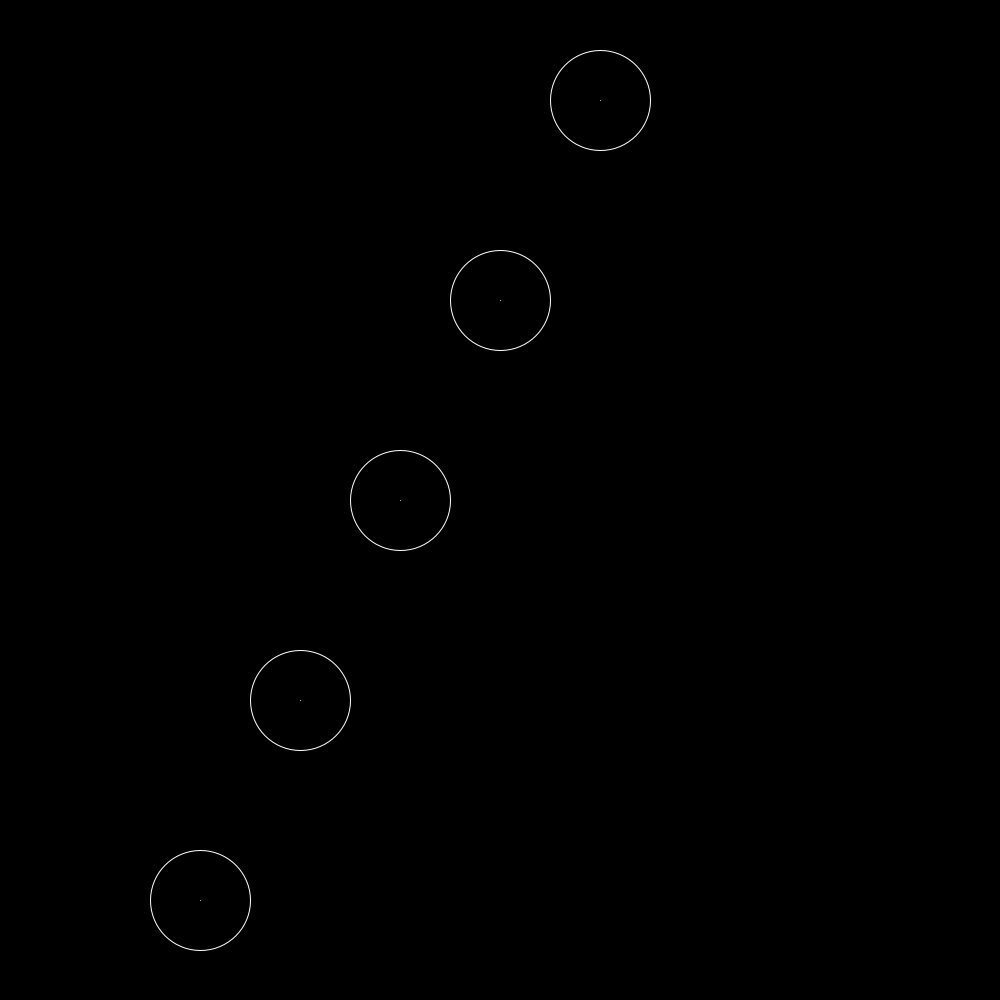
Frame 1 (no input)
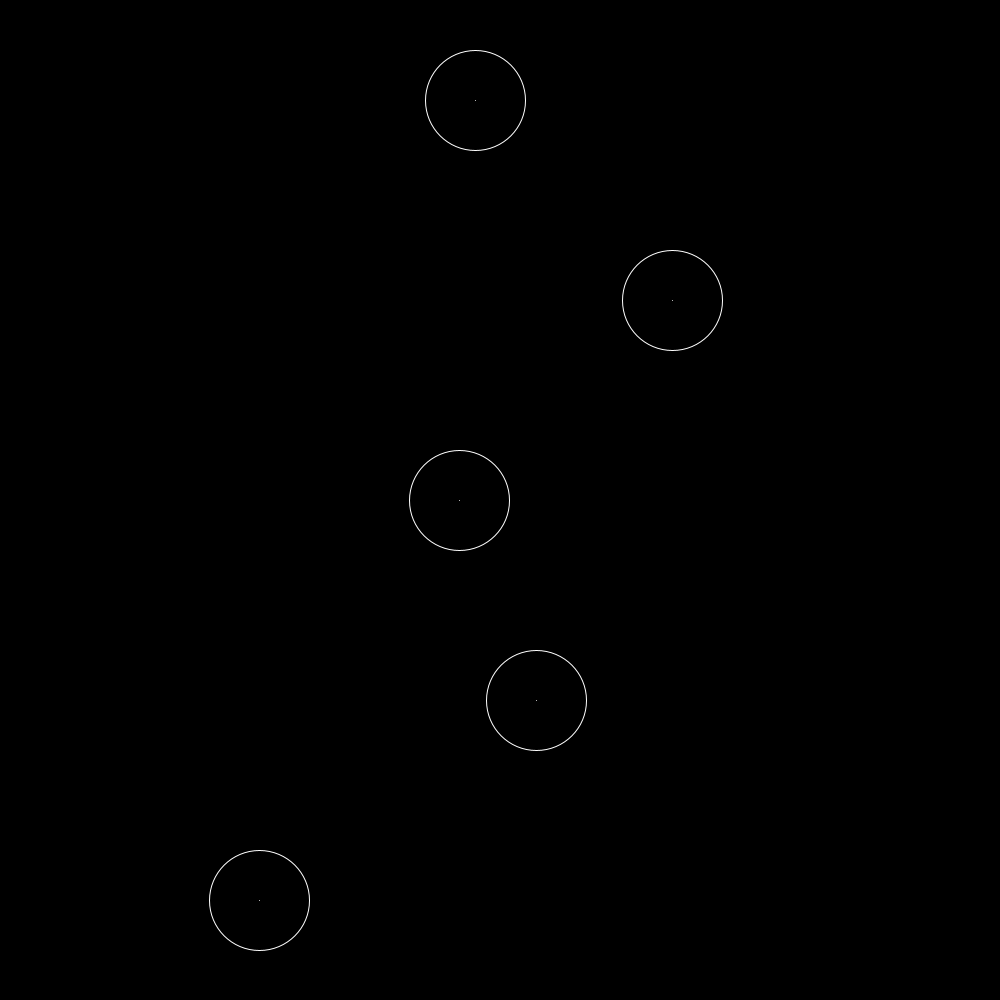
Frame 60 (the mouse pressed at the canvas centre just before this capture)
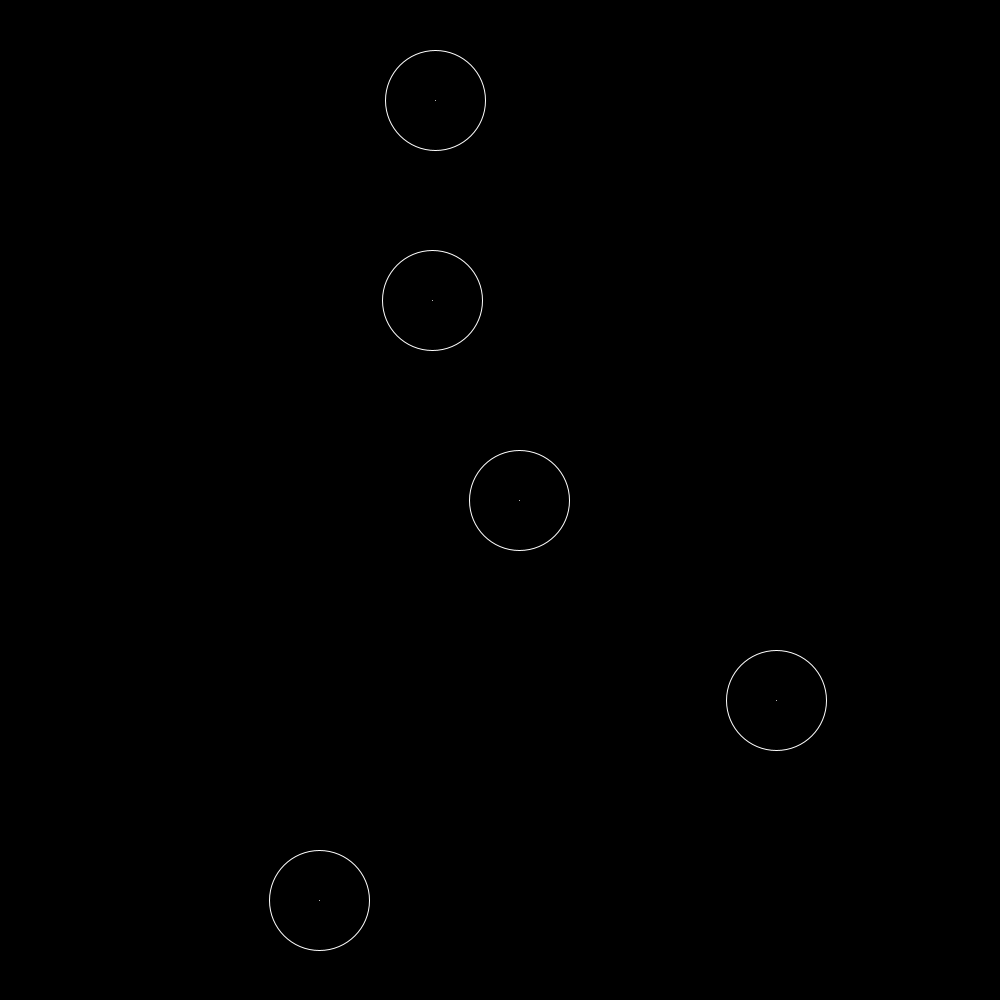
Frame 120 (the mouse held since frame 60 and released just before this capture)

The Processing sketch that drew these frames (run headless with seeded random() and noise(); from frame 60 on, the mouse is pressed at the canvas centre):

// Processing sketch: w3_e4_processelement5
// ── w3_e4_processelement5.pde
int[][] balls = { {600,100,1,400,600,5},
                  {500,300,1,300,700,4},
                  {400,500,1,200,800,1},
                  {300,700,1,100,900,4},
                  {200,900,1,0,1000,1} };
                  
int w = 100;

void setup() {
  background(0);
  size(1000, 1000);  
  noFill();
  pixelDensity(2);
}

void draw() {
  background(0);
  drawElement();
  drawLines();
}

void drawElement(){  
  
  for (int i = 0; i < balls.length; i++) {
    
    int x = balls[i][0];
    int y = balls[i][1];
    int d = balls[i][2];
    int s = balls[i][3];
    int l = balls[i][4];
    int speed = balls[i][5];
        
    if ( d == -1 && x == s ){
      balls[i][2] = 1;
    }
  
    if ( d == 1 && x == l ){
      balls[i][2] = -1;
    }
    
    balls[i][0] = x+1*d*speed;
    
    stroke(255);
    ellipse(x,y,w,w);
    point(x,y);
  }
}

void drawLines(){  
}
